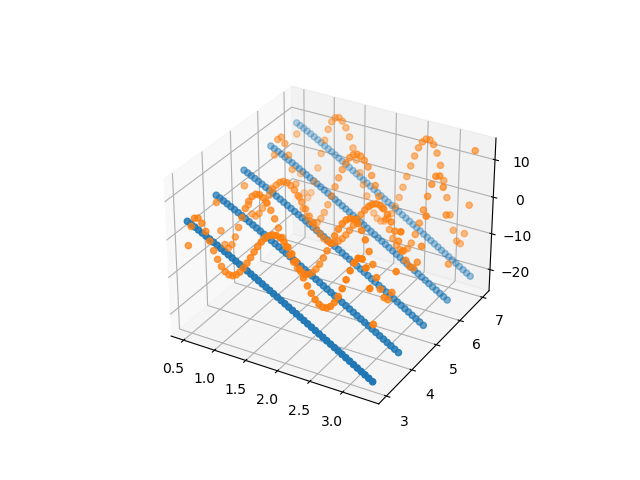

Write Python code to recreate this figure.
import matplotlib.pyplot as plt
import numpy as np

Tlist = np.load('../preprocessing/Tlist.npy')
Plist = np.load('../preprocessing/Plist.npy')
klist = np.load('../preprocessing/klist.npy')

Tlist = np.kron(np.array([[1] for i in range(5)]), Tlist).flatten()
Plist = np.transpose(np.kron(np.array([[1] for i in range(50)]), Plist)).flatten()
klist = np.load('../preprocessing/klist.npy').flatten()

fig = plt.figure()
ax = fig.add_subplot(111, projection='3d')
ax.scatter(np.array([1000/temp for temp in Tlist]), np.log10(Plist), np.log10(klist))

def Tmap(Tin, Tmin, Tmax):
    Tout = (2*(Tin**(-1)) - Tmin**(-1) - Tmax**(-1))/(Tmax**(-1) - Tmin**(-1))
    return(Tout)

def Pmap(Pin, Pmin, Pmax):
    Pout = (2*np.log(Pin) - np.log(Pmin) - np.log(Pmax))/(np.log(Pmax) - np.log(Pmin))
    return(Pout)
    
def log10_k(Tin, Pin):
    with open ('../testing/DAKOTA_TCHEMtest/ORIGINAL_FULL_pentane.yaml', "r") as myfile:
        inputfile = myfile.readlines()
        cheb_data = inputfile[1854:1863]
    Tmin = float(cheb_data[0].split(': ')[1][:-1].split(',')[0][1:])
    Tmax = float(cheb_data[0].split(': ')[1][:-1].split(',')[1][1:-1])
    Pmin = float(cheb_data[1].split(': ')[1][:-1].split(',')[0][1:-4])
    Pmax = float(cheb_data[1].split(': ')[1][:-1].split(',')[1][1:-5])
    cheb_coeffs = [cheb_data[-6:][i][5:-2].split(', ') for i in range(6)]
    Tout = Tmap(Tin, Tmin, Tmax)
    Pout = Pmap(Pin, Pmin*101325, Pmax*101325)
    S = 0
    for i in range(1, 7):
        TCHEB_coeffs = [0 for k in range(i+1)]
        TCHEB_coeffs[-1] = 1
        TCHEB = np.polynomial.chebyshev.Chebyshev(TCHEB_coeffs)
        for j in range(1, 5):
            PCHEB_coeffs = [0 for l in range(j+1)]
            PCHEB_coeffs[-1] = 1
            PCHEB = np.polynomial.chebyshev.Chebyshev(PCHEB_coeffs)
            S = S + float(cheb_coeffs[i-1][j-1])*TCHEB(Tout)*PCHEB(Pout)
    return(S)

kpred = np.array([log10_k(Tlist[i], Plist[i]) for i in range(250)])

ax.scatter([1000/temp for temp in Tlist], np.log10(Plist), kpred)
fig.savefig('Chebyshev.PNG')


# for i in range(7):
#     coeffs_i = [0 for j in range(i+1)]
#     coeffs_i[-1] = 1
#     plt.scatter(list(np.linspace(-1, 1)), [np.polynomial.chebyshev.Chebyshev(coeffs_i)(x) for x in np.linspace(-1, 1)])
# plt.savefig('test.PNG')